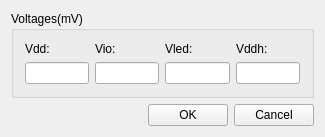
<?xml version="1.0" encoding="UTF-8"?>
<ui version="4.0">
 <class>Syn_UpdateADCOffsetsDlg</class>
 <widget class="QWidget" name="Syn_UpdateADCOffsetsDlg">
  <property name="windowModality">
   <enum>Qt::ApplicationModal</enum>
  </property>
  <property name="geometry">
   <rect>
    <x>0</x>
    <y>0</y>
    <width>325</width>
    <height>121</height>
   </rect>
  </property>
  <property name="windowTitle">
   <string>Update ADC Offsets</string>
  </property>
  <layout class="QGridLayout" name="gridLayout">
   <item row="0" column="0" colspan="3">
    <widget class="QGroupBox" name="VoltagesGroupBox">
     <property name="title">
      <string>Voltages(mV)</string>
     </property>
     <layout class="QGridLayout" name="gridLayout_2">
      <item row="0" column="0">
       <widget class="QLabel" name="VddLabel">
        <property name="text">
         <string>Vdd:</string>
        </property>
       </widget>
      </item>
      <item row="0" column="1">
       <widget class="QLabel" name="VioLabel">
        <property name="text">
         <string>Vio:</string>
        </property>
       </widget>
      </item>
      <item row="0" column="2">
       <widget class="QLabel" name="VledLabel">
        <property name="text">
         <string>Vled:</string>
        </property>
       </widget>
      </item>
      <item row="0" column="3">
       <widget class="QLabel" name="VddhLabel">
        <property name="text">
         <string>Vddh:</string>
        </property>
       </widget>
      </item>
      <item row="1" column="0">
       <widget class="QLineEdit" name="VddLineEdit"/>
      </item>
      <item row="1" column="1">
       <widget class="QLineEdit" name="VioLineEdit"/>
      </item>
      <item row="1" column="2">
       <widget class="QLineEdit" name="VledLineEdit"/>
      </item>
      <item row="1" column="3">
       <widget class="QLineEdit" name="VddhLineEdit"/>
      </item>
     </layout>
    </widget>
   </item>
   <item row="1" column="0">
    <spacer name="horizontalSpacer">
     <property name="orientation">
      <enum>Qt::Horizontal</enum>
     </property>
     <property name="sizeHint" stdset="0">
      <size>
       <width>142</width>
       <height>20</height>
      </size>
     </property>
    </spacer>
   </item>
   <item row="1" column="1">
    <widget class="QPushButton" name="OKPushButton">
     <property name="text">
      <string>OK</string>
     </property>
    </widget>
   </item>
   <item row="1" column="2">
    <widget class="QPushButton" name="CancelPushButton">
     <property name="text">
      <string>Cancel</string>
     </property>
    </widget>
   </item>
  </layout>
 </widget>
 <layoutdefault spacing="6" margin="11"/>
 <resources/>
 <connections/>
</ui>
